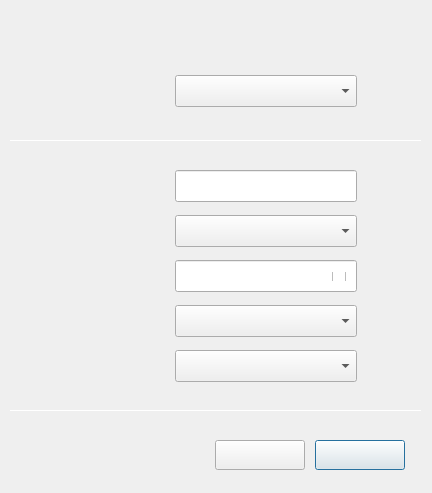
<?xml version="1.0" encoding="UTF-8"?>
<ui version="4.0">
 <class>DlgConnHidWifiWep</class>
 <widget class="QDialog" name="DlgConnHidWifiWep">
  <property name="geometry">
   <rect>
    <x>0</x>
    <y>0</y>
    <width>432</width>
    <height>493</height>
   </rect>
  </property>
  <property name="windowTitle">
   <string>Connect to Hidden Wi-Fi Network</string>
  </property>
  <widget class="QLabel" name="lbKey">
   <property name="geometry">
    <rect>
     <x>76</x>
     <y>266</y>
     <width>90</width>
     <height>20</height>
    </rect>
   </property>
   <property name="font">
    <font>
     <pointsize>10</pointsize>
    </font>
   </property>
   <property name="text">
    <string/>
   </property>
  </widget>
  <widget class="QLabel" name="lbWEPindex">
   <property name="geometry">
    <rect>
     <x>76</x>
     <y>311</y>
     <width>90</width>
     <height>20</height>
    </rect>
   </property>
   <property name="font">
    <font>
     <pointsize>10</pointsize>
    </font>
   </property>
   <property name="text">
    <string/>
   </property>
  </widget>
  <widget class="QLabel" name="lbAuth">
   <property name="geometry">
    <rect>
     <x>76</x>
     <y>356</y>
     <width>90</width>
     <height>20</height>
    </rect>
   </property>
   <property name="font">
    <font>
     <pointsize>10</pointsize>
    </font>
   </property>
   <property name="text">
    <string/>
   </property>
  </widget>
  <widget class="QComboBox" name="cbxSecurity">
   <property name="geometry">
    <rect>
     <x>175</x>
     <y>215</y>
     <width>182</width>
     <height>32</height>
    </rect>
   </property>
   <property name="font">
    <font>
     <pointsize>10</pointsize>
    </font>
   </property>
   <property name="styleSheet">
    <string notr="true"/>
   </property>
  </widget>
  <widget class="QPushButton" name="btnConnect">
   <property name="geometry">
    <rect>
     <x>315</x>
     <y>440</y>
     <width>90</width>
     <height>30</height>
    </rect>
   </property>
   <property name="font">
    <font>
     <pointsize>10</pointsize>
    </font>
   </property>
   <property name="text">
    <string/>
   </property>
  </widget>
  <widget class="QComboBox" name="cbxAuth">
   <property name="geometry">
    <rect>
     <x>175</x>
     <y>350</y>
     <width>182</width>
     <height>32</height>
    </rect>
   </property>
   <property name="font">
    <font>
     <pointsize>10</pointsize>
    </font>
   </property>
   <property name="styleSheet">
    <string notr="true"/>
   </property>
  </widget>
  <widget class="QLabel" name="lbConn">
   <property name="geometry">
    <rect>
     <x>76</x>
     <y>80</y>
     <width>90</width>
     <height>20</height>
    </rect>
   </property>
   <property name="font">
    <font>
     <pointsize>10</pointsize>
    </font>
   </property>
   <property name="layoutDirection">
    <enum>Qt::LeftToRight</enum>
   </property>
   <property name="text">
    <string/>
   </property>
  </widget>
  <widget class="QComboBox" name="cbxWEPindex">
   <property name="geometry">
    <rect>
     <x>175</x>
     <y>305</y>
     <width>182</width>
     <height>32</height>
    </rect>
   </property>
   <property name="font">
    <font>
     <pointsize>10</pointsize>
    </font>
   </property>
   <property name="styleSheet">
    <string notr="true"/>
   </property>
  </widget>
  <widget class="QPushButton" name="btnCancel">
   <property name="geometry">
    <rect>
     <x>215</x>
     <y>440</y>
     <width>90</width>
     <height>30</height>
    </rect>
   </property>
   <property name="font">
    <font>
     <pointsize>10</pointsize>
    </font>
   </property>
   <property name="text">
    <string/>
   </property>
  </widget>
  <widget class="QCheckBox" name="checkBoxPwd">
   <property name="geometry">
    <rect>
     <x>332</x>
     <y>272</y>
     <width>18</width>
     <height>9</height>
    </rect>
   </property>
   <property name="font">
    <font>
     <pointsize>10</pointsize>
    </font>
   </property>
   <property name="text">
    <string/>
   </property>
  </widget>
  <widget class="QLabel" name="lbNetName">
   <property name="geometry">
    <rect>
     <x>76</x>
     <y>176</y>
     <width>90</width>
     <height>20</height>
    </rect>
   </property>
   <property name="font">
    <font>
     <pointsize>10</pointsize>
    </font>
   </property>
   <property name="text">
    <string/>
   </property>
  </widget>
  <widget class="QLineEdit" name="leKey">
   <property name="geometry">
    <rect>
     <x>175</x>
     <y>260</y>
     <width>182</width>
     <height>32</height>
    </rect>
   </property>
   <property name="font">
    <font>
     <pointsize>10</pointsize>
    </font>
   </property>
   <property name="echoMode">
    <enum>QLineEdit::Password</enum>
   </property>
  </widget>
  <widget class="QLineEdit" name="leNetName">
   <property name="geometry">
    <rect>
     <x>175</x>
     <y>170</y>
     <width>182</width>
     <height>32</height>
    </rect>
   </property>
   <property name="font">
    <font>
     <pointsize>10</pointsize>
    </font>
   </property>
  </widget>
  <widget class="QLabel" name="lbSecurity">
   <property name="geometry">
    <rect>
     <x>76</x>
     <y>221</y>
     <width>90</width>
     <height>20</height>
    </rect>
   </property>
   <property name="font">
    <font>
     <pointsize>10</pointsize>
    </font>
   </property>
   <property name="text">
    <string/>
   </property>
  </widget>
  <widget class="QComboBox" name="cbxConn">
   <property name="geometry">
    <rect>
     <x>175</x>
     <y>75</y>
     <width>182</width>
     <height>32</height>
    </rect>
   </property>
   <property name="font">
    <font>
     <pointsize>10</pointsize>
    </font>
   </property>
   <property name="styleSheet">
    <string notr="true"/>
   </property>
  </widget>
  <widget class="QLabel" name="lbBoder">
   <property name="geometry">
    <rect>
     <x>0</x>
     <y>0</y>
     <width>432</width>
     <height>493</height>
    </rect>
   </property>
   <property name="text">
    <string/>
   </property>
  </widget>
  <widget class="QLabel" name="lbLeftupTitle">
   <property name="geometry">
    <rect>
     <x>30</x>
     <y>30</y>
     <width>140</width>
     <height>22</height>
    </rect>
   </property>
   <property name="text">
    <string/>
   </property>
  </widget>
  <widget class="Line" name="lineUp">
   <property name="geometry">
    <rect>
     <x>10</x>
     <y>140</y>
     <width>412</width>
     <height>1</height>
    </rect>
   </property>
   <property name="orientation">
    <enum>Qt::Horizontal</enum>
   </property>
  </widget>
  <widget class="Line" name="lineDown">
   <property name="geometry">
    <rect>
     <x>10</x>
     <y>410</y>
     <width>412</width>
     <height>1</height>
    </rect>
   </property>
   <property name="orientation">
    <enum>Qt::Horizontal</enum>
   </property>
  </widget>
  <zorder>lbBoder</zorder>
  <zorder>leKey</zorder>
  <zorder>lbKey</zorder>
  <zorder>lbWEPindex</zorder>
  <zorder>lbAuth</zorder>
  <zorder>cbxSecurity</zorder>
  <zorder>btnConnect</zorder>
  <zorder>cbxAuth</zorder>
  <zorder>lbConn</zorder>
  <zorder>cbxWEPindex</zorder>
  <zorder>btnCancel</zorder>
  <zorder>checkBoxPwd</zorder>
  <zorder>lbNetName</zorder>
  <zorder>leNetName</zorder>
  <zorder>lbSecurity</zorder>
  <zorder>cbxConn</zorder>
  <zorder>lbLeftupTitle</zorder>
  <zorder>lineUp</zorder>
  <zorder>lineDown</zorder>
 </widget>
 <resources/>
 <connections/>
</ui>
